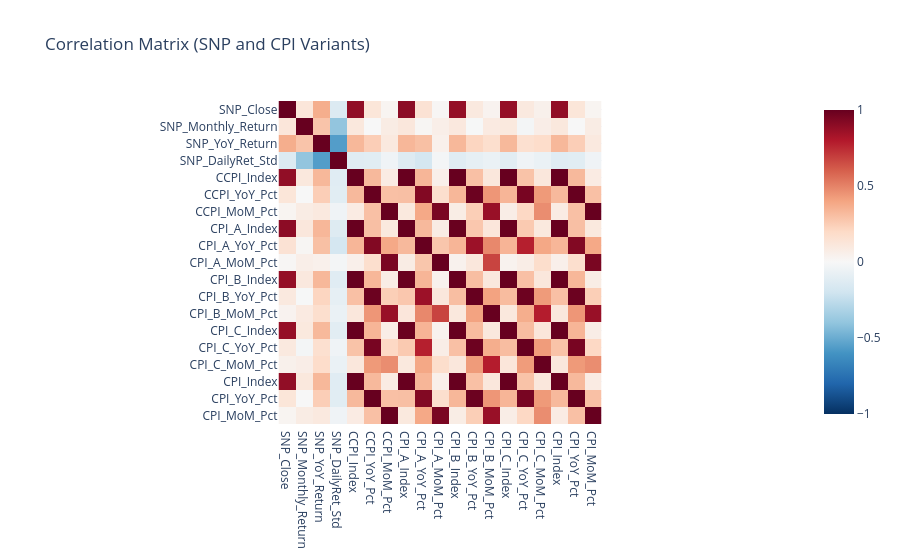
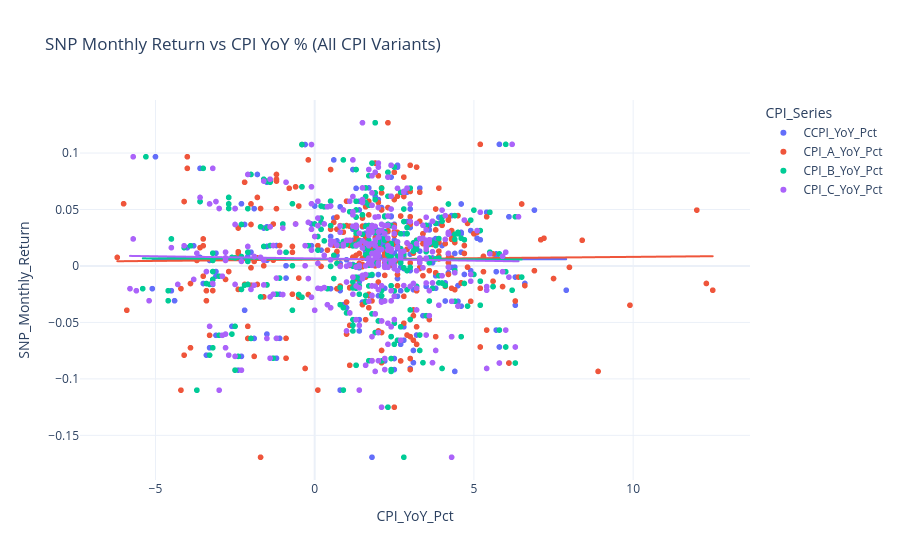

Source (notebook cell) for these figures, in order:
### Markdown cell above
## 7) Contemporaneous relationships

### Code cell
cpi_metric_cols = [
    c for c in df.columns
    if c.endswith('_Index') or c.endswith('_YoY_Pct') or c.endswith('_MoM_Pct')
]

corr_cols = [c for c in [
    'SNP_Close', 'SNP_Monthly_Return', 'SNP_YoY_Return', 'SNP_DailyRet_Std',
    *cpi_metric_cols,
] if c in df.columns]

corr_matrix = df[corr_cols].corr()
display(corr_matrix)

fig = px.imshow(
    corr_matrix,
    color_continuous_scale='RdBu_r',
    zmin=-1,
    zmax=1,
    title='Correlation Matrix (SNP and CPI Variants)',
)
fig.update_layout(template='plotly_white', dragmode='pan')
fig.show(config={"scrollZoom": True, "doubleClick": "reset+autosize"})

yoy_cols = [c for c in ['CCPI_YoY_Pct', 'CPI_A_YoY_Pct', 'CPI_B_YoY_Pct', 'CPI_C_YoY_Pct'] if c in df.columns]
if 'SNP_Monthly_Return' in df.columns and yoy_cols:
    scatter_df = df[['SNP_Monthly_Return'] + yoy_cols].dropna().melt(
        id_vars='SNP_Monthly_Return',
        var_name='CPI_Series',
        value_name='CPI_YoY_Pct',
    )
    fig2 = px.scatter(
        scatter_df,
        x='CPI_YoY_Pct',
        y='SNP_Monthly_Return',
        color='CPI_Series',
        title='SNP Monthly Return vs CPI YoY % (All CPI Variants)',
        trendline='ols',
    )
    fig2.update_layout(template='plotly_white', dragmode='pan')
    fig2.show(config={"scrollZoom": True, "doubleClick": "reset+autosize"})
else:
    print('No YoY CPI columns available for scatter comparison.')

### Figure 1 — Plotly figure (JSON) as saved in the notebook; plotly's stock layout.template omitted (floating-point values rounded to 4 significant figures; data arrays with more than 128 entries replaced by an {"elided": "..."} marker saying what was removed)
{"data": [{"coloraxis": "coloraxis", "hovertemplate": "x: %{x}<br>y: %{y}<br>color: %{z}<extra></extra>", "name": "0", "type": "heatmap", "x": ["SNP_Close", "SNP_Monthly_Return", "SNP_YoY_Return", "SNP_DailyRet_Std", "CCPI_Index", "CCPI_YoY_Pct", "CCPI_MoM_Pct", "CPI_A_Index", "CPI_A_YoY_Pct", "CPI_A_MoM_Pct", "CPI_B_Index", "CPI_B_YoY_Pct", "CPI_B_MoM_Pct", "CPI_C_Index", "CPI_C_YoY_Pct", "CPI_C_MoM_Pct", "CPI_Index", "CPI_YoY_Pct", "CPI_MoM_Pct"], "xaxis": "x", "y": ["SNP_Close", "SNP_Monthly_Return", "SNP_YoY_Return", "SNP_DailyRet_Std", "CCPI_Index", "CCPI_YoY_Pct", "CCPI_MoM_Pct", "CPI_A_Index", "CPI_A_YoY_Pct", "CPI_A_MoM_Pct", "CPI_B_Index", "CPI_B_YoY_Pct", "CPI_B_MoM_Pct", "CPI_C_Index", "CPI_C_YoY_Pct", "CPI_C_MoM_Pct", "CPI_Index", "CPI_YoY_Pct", "CPI_MoM_Pct"], "yaxis": "y", "z": {"elided": "19x19 float values"}}], "layout": {"coloraxis": {"cmax": 1, "cmin": -1, "colorscale": [[0, "rgb(5,48,97)"], [0.1, "rgb(33,102,172)"], [0.2, "rgb(67,147,195)"], [0.3, "rgb(146,197,222)"], [0.4, "rgb(209,229,240)"], [0.5, "rgb(247,247,247)"], [0.6, "rgb(253,219,199)"], [0.7, "rgb(244,165,130)"], [0.8, "rgb(214,96,77)"], [0.9, "rgb(178,24,43)"], [1, "rgb(103,0,31)"]]}, "dragmode": "pan", "title": {"text": "Correlation Matrix (SNP and CPI Variants)"}, "xaxis": {"anchor": "y", "constrain": "domain", "domain": [0, 1], "scaleanchor": "y"}, "yaxis": {"anchor": "x", "autorange": "reversed", "constrain": "domain", "domain": [0, 1]}}}

### Figure 2 — Plotly figure (JSON) as saved in the notebook; plotly's stock layout.template omitted (floating-point values rounded to 4 significant figures; data arrays with more than 128 entries replaced by an {"elided": "..."} marker saying what was removed)
{"data": [{"hovertemplate": "CPI_Series=CCPI_YoY_Pct<br>CPI_YoY_Pct=%{x}<br>SNP_Monthly_Return=%{y}<extra></extra>", "legendgroup": "CCPI_YoY_Pct", "marker": {"color": "#636efa", "symbol": "circle"}, "mode": "markers", "name": "CCPI_YoY_Pct", "showlegend": true, "type": "scattergl", "x": {"elided": "311 float values"}, "xaxis": "x", "y": {"elided": "311 float values"}, "yaxis": "y"}, {"hovertemplate": "<b>OLS trendline</b><br>SNP_Monthly_Return = -1.96323e-05 * CPI_YoY_Pct + 0.006123<br>R<sup>2</sup>=0.000001<br><br>CPI_Series=CCPI_YoY_Pct<br>CPI_YoY_Pct=%{x}<br>SNP_Monthly_Return=%{y} <b>(trend)</b><extra></extra>", "legendgroup": "CCPI_YoY_Pct", "marker": {"color": "#636efa", "symbol": "circle"}, "mode": "lines", "name": "CCPI_YoY_Pct", "showlegend": false, "type": "scattergl", "x": {"elided": "311 float values"}, "xaxis": "x", "y": {"elided": "311 float values"}, "yaxis": "y"}, {"hovertemplate": "CPI_Series=CPI_A_YoY_Pct<br>CPI_YoY_Pct=%{x}<br>SNP_Monthly_Return=%{y}<extra></extra>", "legendgroup": "CPI_A_YoY_Pct", "marker": {"color": "#EF553B", "symbol": "circle"}, "mode": "markers", "name": "CPI_A_YoY_Pct", "showlegend": true, "type": "scattergl", "x": {"elided": "311 float values"}, "xaxis": "x", "y": {"elided": "311 float values"}, "yaxis": "y"}, {"hovertemplate": "<b>OLS trendline</b><br>SNP_Monthly_Return = 0.000238706 * CPI_YoY_Pct + 0.00566446<br>R<sup>2</sup>=0.000243<br><br>CPI_Series=CPI_A_YoY_Pct<br>CPI_YoY_Pct=%{x}<br>SNP_Monthly_Return=%{y} <b>(trend)</b><extra></extra>", "legendgroup": "CPI_A_YoY_Pct", "marker": {"color": "#EF553B", "symbol": "circle"}, "mode": "lines", "name": "CPI_A_YoY_Pct", "showlegend": false, "type": "scattergl", "x": {"elided": "311 float values"}, "xaxis": "x", "y": {"elided": "311 float values"}, "yaxis": "y"}, {"hovertemplate": "CPI_Series=CPI_B_YoY_Pct<br>CPI_YoY_Pct=%{x}<br>SNP_Monthly_Return=%{y}<extra></extra>", "legendgroup": "CPI_B_YoY_Pct", "marker": {"color": "#00cc96", "symbol": "circle"}, "mode": "markers", "name": "CPI_B_YoY_Pct", "showlegend": true, "type": "scattergl", "x": {"elided": "311 float values"}, "xaxis": "x", "y": {"elided": "311 float values"}, "yaxis": "y"}, {"hovertemplate": "<b>OLS trendline</b><br>SNP_Monthly_Return = -8.50503e-05 * CPI_YoY_Pct + 0.00621992<br>R<sup>2</sup>=0.000021<br><br>CPI_Series=CPI_B_YoY_Pct<br>CPI_YoY_Pct=%{x}<br>SNP_Monthly_Return=%{y} <b>(trend)</b><extra></extra>", "legendgroup": "CPI_B_YoY_Pct", "marker": {"color": "#00cc96", "symbol": "circle"}, "mode": "lines", "name": "CPI_B_YoY_Pct", "showlegend": false, "type": "scattergl", "x": {"elided": "311 float values"}, "xaxis": "x", "y": {"elided": "311 float values"}, "yaxis": "y"}, {"hovertemplate": "CPI_Series=CPI_C_YoY_Pct<br>CPI_YoY_Pct=%{x}<br>SNP_Monthly_Return=%{y}<extra></extra>", "legendgroup": "CPI_C_YoY_Pct", "marker": {"color": "#ab63fa", "symbol": "circle"}, "mode": "markers", "name": "CPI_C_YoY_Pct", "showlegend": true, "type": "scattergl", "x": {"elided": "311 float values"}, "xaxis": "x", "y": {"elided": "311 float values"}, "yaxis": "y"}, {"hovertemplate": "<b>OLS trendline</b><br>SNP_Monthly_Return = -0.00038895 * CPI_YoY_Pct + 0.00663807<br>R<sup>2</sup>=0.000440<br><br>CPI_Series=CPI_C_YoY_Pct<br>CPI_YoY_Pct=%{x}<br>SNP_Monthly_Return=%{y} <b>(trend)</b><extra></extra>", "legendgroup": "CPI_C_YoY_Pct", "marker": {"color": "#ab63fa", "symbol": "circle"}, "mode": "lines", "name": "CPI_C_YoY_Pct", "showlegend": false, "type": "scattergl", "x": {"elided": "311 float values"}, "xaxis": "x", "y": {"elided": "311 float values"}, "yaxis": "y"}], "layout": {"dragmode": "pan", "legend": {"title": {"text": "CPI_Series"}, "tracegroupgap": 0}, "title": {"text": "SNP Monthly Return vs CPI YoY % (All CPI Variants)"}, "xaxis": {"anchor": "y", "domain": [0, 1], "title": {"text": "CPI_YoY_Pct"}}, "yaxis": {"anchor": "x", "domain": [0, 1], "title": {"text": "SNP_Monthly_Return"}}}}
